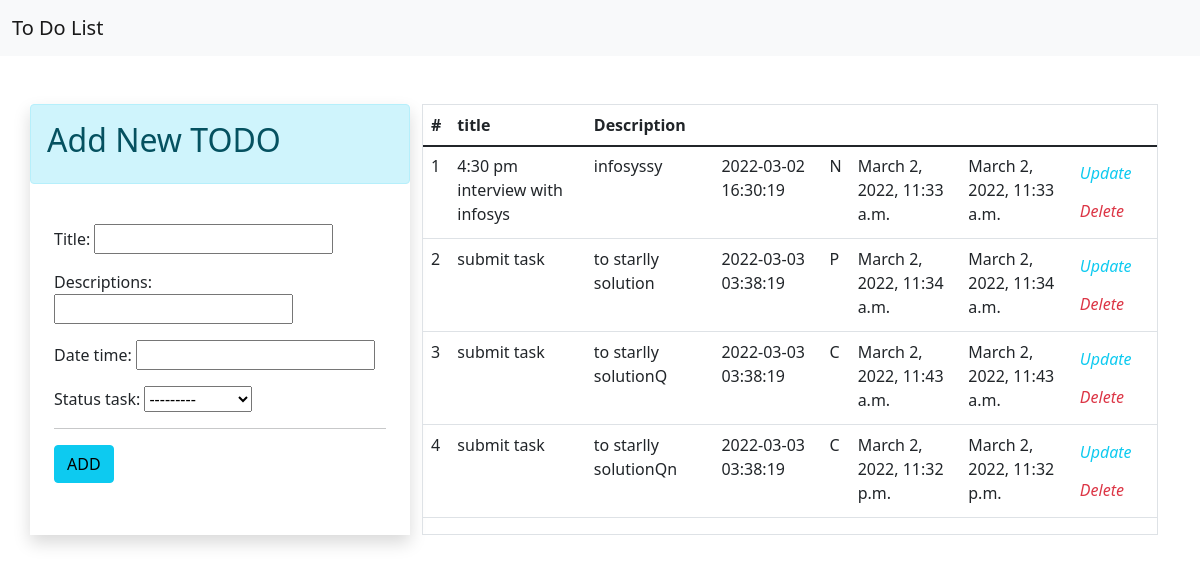
Before: / with the older database file.
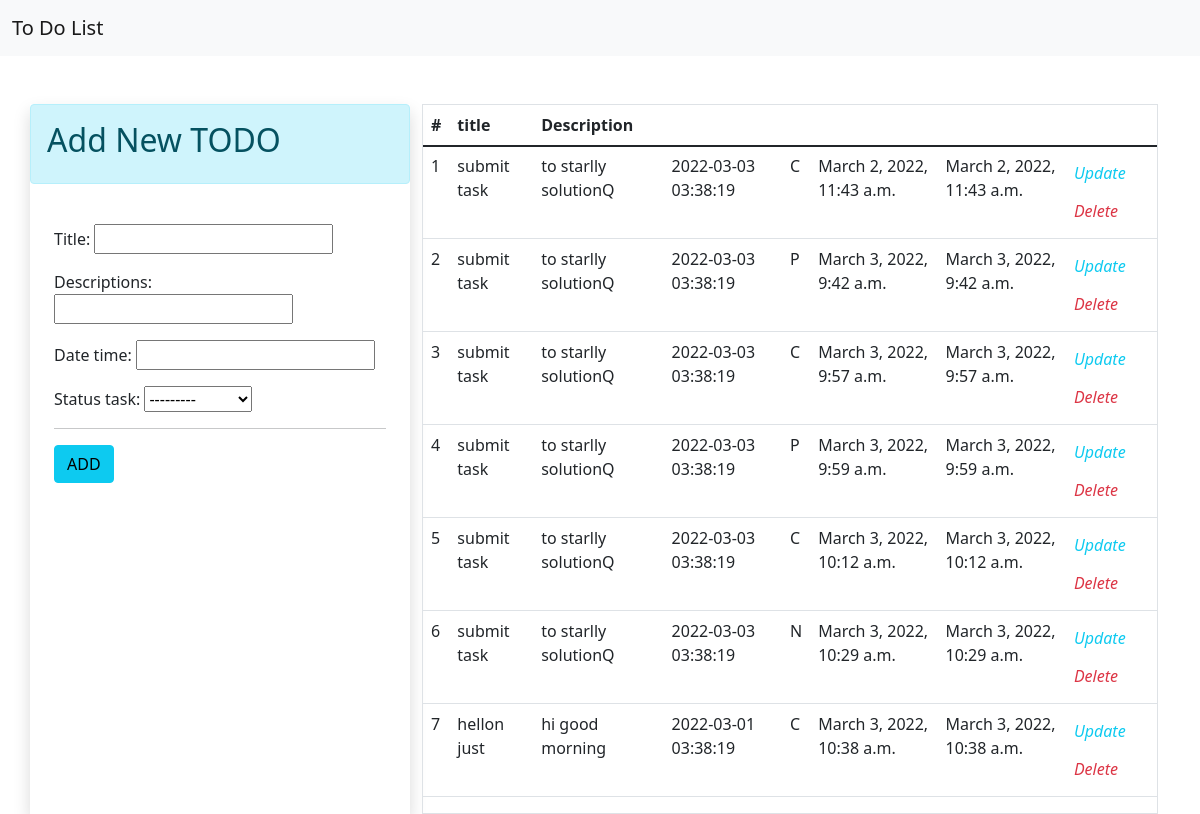
After: the same page with the newer database file.
### todoapp/models.py (models this page shows, shortened)
class TODO(models.Model):
    STATUS_CODE=(
        ('P', 'In Progress'),
        ('C', 'Completed'),
        ('N', 'Pending')
    )
    title=models.CharField(max_length=80)
    descriptions=models.CharField(max_length=256)
    date_time=models.CharField(max_length=20)
    status_task=models.CharField(max_length=3, choices=STATUS_CODE)
    created_on=models.DateTimeField(auto_now_add=True)
    updated_on=models.DateTimeField(auto_now_add=True)
    isdelete=models.BooleanField(default=True)

### todoapp/views.py (the view)
# urls.py: path('', home, name='home'),
def home(request):
    form=TODOForm()
    todos = TODO.objects.filter(isdelete=True)
    return render (request, 'home.html', context={'form' : form, 'todos':todos})

### todoapp/forms.py
class TODOForm(ModelForm):
    class Meta:
        model = TODO
        fields=['title', 'descriptions', 'date_time', 'status_task']

### todoapp/templates/home.html (shortened to what this page needs)
{% extends "base.html" %}
{% block main %}
<div>
  <div class="container pt-4">
    <div class="row  p-0 mt-4">
      <div class="col-lg-4 mx-auto shadow p-0">
        <div class="alert alert-info">
          <h2>Add New TODO</h2>
        </div>
        <div class="p-4">
          <form action="/add_todo/" method="POST">
            {{form.as_p}}
            <hr>
            <input type="submit" value="ADD" class="btn btn-info">
          </form>
        </div>
      </div>
      <tbody>
      <div class="col">
        <div class="border">
        <table class="table">
          <thead>
            <tr>
              <th>#</th>
              <th>title</th>
              <th>Description</th>
            </tr>
          </thead>
          <tbody>
          <tr>
              {% for todo in todos %}
            <tr>
                <td>{{forloop.counter}}</td>
                <td>{{todo.title}}</td>
                <td>{{todo.descriptions}}</td>
                <td>{{todo.date_time}}</td>
                <td>{{todo.status_task}}</td>
                <td>{{todo.created_on}}</td>
                <td>{{todo.updated_on}}</td>
                <td>
                  <a href="{% url 'update_task' todo.id %}" class="btn text-info px-0">
                    <i class="fas fa-edit">Update</i>
                  </a>
                  <a href="{% url 'delete_task' todo.id%}" class="btn text-danger px-0">
                    <i class="fas fa-edit">Delete</i>
                  </a>
                </td>
              </tr>
              {%endfor%}
            </tr>
          </tbody>
        </table>
      </div>
    </div>
  </div>
</div>
{%endblock%}

Changed rows visible on the page:
no longer on this page (row edited): TODO: title "4:30 pm interview with infosys", descriptions "infosyssy", date_time "2022-03-02 16:30:19", status_task "N", created_on "March 2, 2022, 11:33 a.m.", updated_on "March 2, 2022, 11:33 a.m."
no longer on this page (row edited): TODO: title "submit task", descriptions "to starlly solution", date_time "2022-03-03 03:38:19", status_task "P", created_on "March 2, 2022, 11:34 a.m.", updated_on "March 2, 2022, 11:34 a.m."
no longer on this page (row edited): TODO: title "submit task", descriptions "to starlly solutionQn", date_time "2022-03-03 03:38:19", status_task "C", created_on "March 2, 2022, 11:32 p.m.", updated_on "March 2, 2022, 11:32 p.m."
added TODO: title "submit task", descriptions "to starlly solutionQ", date_time "2022-03-03 03:38:19", status_task "P", created_on "March 3, 2022, 9:42 a.m.", updated_on "March 3, 2022, 9:42 a.m."
added TODO: title "submit task", descriptions "to starlly solutionQ", date_time "2022-03-03 03:38:19", status_task "C", created_on "March 3, 2022, 9:57 a.m.", updated_on "March 3, 2022, 9:57 a.m."
added TODO: title "submit task", descriptions "to starlly solutionQ", date_time "2022-03-03 03:38:19", status_task "P", created_on "March 3, 2022, 9:59 a.m.", updated_on "March 3, 2022, 9:59 a.m."
added TODO: title "submit task", descriptions "to starlly solutionQ", date_time "2022-03-03 03:38:19", status_task "C", created_on "March 3, 2022, 10:12 a.m.", updated_on "March 3, 2022, 10:12 a.m."
added TODO: title "submit task", descriptions "to starlly solutionQ", date_time "2022-03-03 03:38:19", status_task "N", created_on "March 3, 2022, 10:29 a.m.", updated_on "March 3, 2022, 10:29 a.m."
added TODO: title "hellon just", descriptions "hi good morning", date_time "2022-03-01 03:38:19", status_task "C", created_on "March 3, 2022, 10:38 a.m.", updated_on "March 3, 2022, 10:38 a.m."
